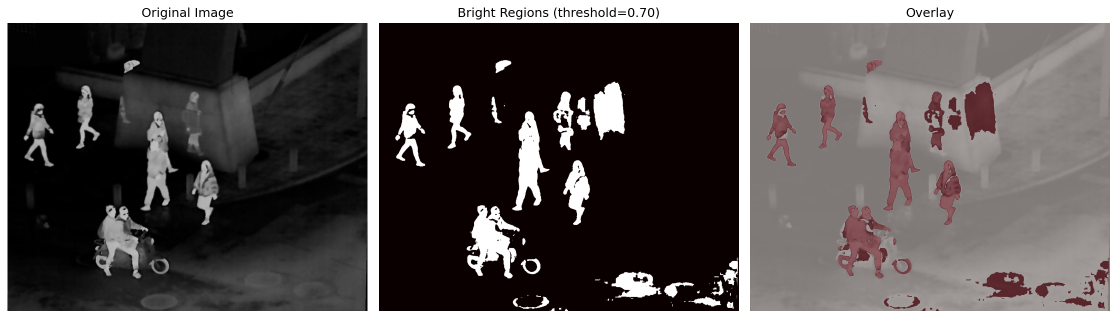
#> input picture model/test/pixel_analysis/bright_regions.png, 2235 x 637 px (shown at 1/2 size)
$ python add_noise.py ../model/test/pixel_analysis/bright_regions.png
#> lines starting #> are read from the running program, lines starting #| are printed output that depends on the picture
#!/usr/bin/env python3
# -*- coding: utf-8 -*-
"""
图像噪声添加工具
支持添加高斯噪声、椒盐噪声等
"""

import cv2
import numpy as np
import os
import sys
import argparse
from pathlib import Path


def add_gaussian_noise(image, mean=0, sigma=5):
    """
    为图像添加高斯噪声

    参数:
        image: 输入图像 (numpy array)
        mean: 噪声均值，默认为0
        sigma: 噪声标准差，控制噪声强度

    返回:
        noisy_image: 添加噪声后的图像
        noise: 噪声本身（用于可视化）
    """
    # 生成与图像相同形状的高斯噪声
    gaussian_noise = np.random.normal(mean, sigma, image.shape)

    # 添加噪声到图像
    noisy_image = image.astype(np.float32) + gaussian_noise

    # 裁剪到有效范围 [0, 255]
    noisy_image = np.clip(noisy_image, 0, 255).astype(np.uint8)

    return noisy_image, gaussian_noise


# [136 lines left out: functions add_salt_pepper_noise, add_poisson_noise, add_stripe_noise, add_mixed_stripe_noise, not called in this run]


def calculate_psnr(original, noisy):
    """
    计算PSNR (Peak Signal-to-Noise Ratio)

    参数:
        original: 原始图像
        noisy: 噪声图像

    返回:
        psnr: PSNR值（dB）
    """
    mse = np.mean((original.astype(np.float32) - noisy.astype(np.float32)) ** 2)
    if mse == 0:
        return float('inf')
    psnr = 10 * np.log10(255**2 / mse)
    return psnr


# [18 lines left out: function calculate_snr, not called in this run]


def visualize_noise(noise, output_path):
    """
    可视化噪声并保存（灰度图）

    参数:
        noise: 噪声数组
        output_path: 输出路径
    """
    # 将噪声归一化到 [0, 255] 用于显示
    # 噪声可能是负值，所以需要特殊处理
    noise_normalized = noise.copy()

    # 如果是彩色噪声，转换为灰度
    if len(noise.shape) == 3:
        noise_normalized = np.mean(noise_normalized, axis=2)

    # 归一化到 [0, 255]
    # 将噪声映射到 [0, 255]，中性灰为128（表示0噪声）
    noise_min = noise_normalized.min()
    noise_max = noise_normalized.max()

    if noise_max - noise_min > 0:
        # 将噪声范围映射到 [0, 255]，0值映射到128（中灰色）
        noise_vis = ((noise_normalized - noise_min) / (noise_max - noise_min) * 255).astype(np.uint8)
    else:
        noise_vis = np.ones_like(noise_normalized, dtype=np.uint8) * 128

    # 保存纯灰度噪声图
    cv2.imwrite(output_path, noise_vis)

    return noise_vis


def process_image(input_path, output_dir, noise_type='gaussian', **kwargs):
    """
    处理单张图像，添加噪声

    参数:
        input_path: 输入图像路径
        output_dir: 输出目录
        noise_type: 噪声类型 ('gaussian', 'salt_pepper', 'poisson')
        **kwargs: 噪声参数
    """
    # 读取图像
    print(f"\n正在处理: {input_path}")
    image = cv2.imread(input_path)

    if image is None:
        print(f"❌ 错误: 无法读取图像 {input_path}")
        return False

    print(f"✓ 图像大小: {image.shape[1]} x {image.shape[0]} pixels")

    # 根据噪声类型添加噪声
    noise_array = None  # 用于保存噪声数组

    if noise_type == 'gaussian':
        sigma = kwargs.get('sigma', 25)
        mean = kwargs.get('mean', 0)
        noisy_image, noise_array = add_gaussian_noise(image, mean, sigma)
        suffix = f"gaussian_sigma{sigma}"
        print(f"✓ 添加高斯噪声 (μ={mean}, σ={sigma})")

    elif noise_type == 'salt_pepper':
        salt_prob = kwargs.get('salt_prob', 0.01)
        pepper_prob = kwargs.get('pepper_prob', 0.01)
        noisy_image = add_salt_pepper_noise(image, salt_prob, pepper_prob)
        # 椒盐噪声通过差值计算
        noise_array = noisy_image.astype(np.float32) - image.astype(np.float32)
        suffix = f"salt_pepper_{salt_prob}_{pepper_prob}"
        print(f"✓ 添加椒盐噪声 (salt={salt_prob}, pepper={pepper_prob})")

    elif noise_type == 'poisson':
        noisy_image = add_poisson_noise(image)
        # 泊松噪声通过差值计算
        noise_array = noisy_image.astype(np.float32) - image.astype(np.float32)
        suffix = "poisson"
        print(f"✓ 添加泊松噪声")

    elif noise_type == 'stripe':
        stripe_intensity = kwargs.get('stripe_intensity', 20)
        stripe_width = kwargs.get('stripe_width', 1)
        direction = kwargs.get('direction', 'vertical')
        noisy_image, noise_array = add_stripe_noise(image, stripe_intensity, stripe_width, direction)
        suffix = f"stripe_i{stripe_intensity}_w{stripe_width}_{direction}"
        print(f"✓ 添加条纹噪声 (强度={stripe_intensity}, 宽度={stripe_width}, 方向={direction})")

    elif noise_type == 'mixed_stripe':
        stripe_intensity = kwargs.get('stripe_intensity', 20)
        stripe_width = kwargs.get('stripe_width', 1)
        gaussian_sigma = kwargs.get('gaussian_sigma', 5)
        stripe_ratio = kwargs.get('stripe_ratio', 0.7)
        noisy_image, noise_array = add_mixed_stripe_noise(
            image, stripe_intensity, stripe_width, gaussian_sigma, stripe_ratio
        )
        suffix = f"mixed_stripe_i{stripe_intensity}_g{gaussian_sigma}"
        print(f"✓ 添加混合噪声 (条纹强度={stripe_intensity}, 高斯σ={gaussian_sigma}, 条纹比例={stripe_ratio})")

    else:
        print(f"❌ 错误: 不支持的噪声类型 '{noise_type}'")
        return False

    # 创建输出目录
    os.makedirs(output_dir, exist_ok=True)

    # 生成输出文件名
    base_name = Path(input_path).stem
    output_name = f"{base_name}_noisy_{suffix}.png"
    output_path = os.path.join(output_dir, output_name)

    # 保存噪声图像
    cv2.imwrite(output_path, noisy_image)
    print(f"✓ 已保存噪声图像: {output_path}")

    # 保存噪声可视化
    if noise_array is not None:
        noise_vis_path = os.path.join(output_dir, f"{base_name}_noise_{suffix}.png")
        visualize_noise(noise_array, noise_vis_path)
        print(f"✓ 已保存噪声可视化: {noise_vis_path}")

    # 计算并显示质量指标
    psnr = calculate_psnr(image, noisy_image)
    print(f"✓ PSNR: {psnr:.2f} dB")

    # 创建对比图（包含噪声可视化）
    comparison_path = os.path.join(output_dir, f"{base_name}_comparison_{suffix}.png")
    create_comparison(image, noisy_image, noise_array, comparison_path, noise_type, kwargs)
    print(f"✓ 已保存对比图: {comparison_path}")

    return True


def create_comparison(original, noisy, noise_array, output_path, noise_type, params):
    """
    创建原图、噪声、噪声图的三图对比

    参数:
        original: 原始图像
        noisy: 噪声图像
        noise_array: 噪声数组
        output_path: 输出路径
        noise_type: 噪声类型
        params: 噪声参数
    """
    # 调整尺寸以便显示
    max_width = 2400
    h, w = original.shape[:2]

    if w > max_width // 3:
        scale = (max_width // 3) / w
        new_w = int(w * scale)
        new_h = int(h * scale)
        original = cv2.resize(original, (new_w, new_h))
        noisy = cv2.resize(noisy, (new_w, new_h))
    else:
        new_w, new_h = w, h

    # 创建噪声可视化
    if noise_array is not None:
        # 将噪声归一化为灰度图
        noise_vis_temp = noise_array.copy()
        if len(noise_vis_temp.shape) == 3:
            noise_vis_temp = np.mean(noise_vis_temp, axis=2)

        # 调整噪声图尺寸
        if noise_vis_temp.shape[:2] != (new_h, new_w):
            noise_vis_temp = cv2.resize(noise_vis_temp, (new_w, new_h))

        # 归一化到 [0, 255]
        noise_min = noise_vis_temp.min()
        noise_max = noise_vis_temp.max()
        if noise_max - noise_min > 0:
            noise_vis = ((noise_vis_temp - noise_min) / (noise_max - noise_min) * 255).astype(np.uint8)
        else:
            noise_vis = np.ones_like(noise_vis_temp, dtype=np.uint8) * 128

        # 转换为3通道灰度图以便拼接
        noise_gray = cv2.cvtColor(noise_vis, cv2.COLOR_GRAY2BGR)

        # 水平拼接三张图
        comparison = np.hstack([original, noise_gray, noisy])
    else:
        # 如果没有噪声数组，只拼接原图和噪声图
        comparison = np.hstack([original, noisy])

    # 添加文字标注
    font = cv2.FONT_HERSHEY_SIMPLEX
    font_scale = 0.8
    thickness = 2
    color = (0, 255, 0)

    # 原图标注
    cv2.putText(comparison, 'Original', (20, 40), font, font_scale, color, thickness)

    # 中间图标注（如果有噪声数组）
    if noise_array is not None:
        cv2.putText(comparison, 'Noise (colormap)', (new_w + 20, 40),
                    font, font_scale, color, thickness)
        third_col_offset = new_w * 2
    else:
        third_col_offset = new_w

    # 噪声图标注
    if noise_type == 'gaussian':
        text = f'Noisy (sigma={params.get("sigma", 25)})'
    elif noise_type == 'salt_pepper':
        text = f'Noisy (s={params.get("salt_prob", 0.01)}, p={params.get("pepper_prob", 0.01)})'
    elif noise_type == 'poisson':
        text = 'Noisy (Poisson)'
    else:
        text = 'Noisy'

    cv2.putText(comparison, text, (third_col_offset + 20, 40),
                font, font_scale, color, thickness)

    # 保存对比图
    cv2.imwrite(output_path, comparison)


# [35 lines left out: function batch_process, not called in this run]


def main():
    """主函数"""
    parser = argparse.ArgumentParser(
        description='图像噪声添加工具',
        formatter_class=argparse.RawDescriptionHelpFormatter,
        epilog="""
示例:
  # 添加高斯噪声（默认 sigma=25）
  python add_noise.py input.jpg -o output/

  # 指定噪声强度
  python add_noise.py input.jpg -o output/ --sigma 50

  # 添加椒盐噪声
  python add_noise.py input.jpg -o output/ --type salt_pepper --salt 0.02 --pepper 0.02

  # 添加条纹噪声（适合红外图像）
  python add_noise.py infrared.jpg -o output/ --type stripe --stripe_intensity 20 --stripe_width 1

  # 添加混合条纹噪声（条纹+高斯）
  python add_noise.py infrared.jpg -o output/ --type mixed_stripe --stripe_intensity 20 --gaussian_sigma 5

  # 批量处理目录
  python add_noise.py input_dir/ -o output_dir/ --batch --sigma 30

噪声强度参考:
  高斯噪声 sigma=10-20  : 轻度噪声
  高斯噪声 sigma=25-35  : 中度噪声
  高斯噪声 sigma=50+    : 重度噪声
  条纹噪声 intensity=10-20 : 轻度条纹
  条纹噪声 intensity=20-40 : 中度条纹
        """
    )

    parser.add_argument('input', nargs='?',
                        default='/data/1024whs_data/DeMMI-RF/Test/Multi-Task/alltask/LLVIP/visible/260009.jpg',
                        help='输入图像或目录路径')
    parser.add_argument('-o', '--output', default='./noisy_output',
                        help='输出目录 (默认: ./noisy_output)')
    parser.add_argument('--type', choices=['gaussian', 'salt_pepper', 'poisson', 'stripe', 'mixed_stripe'],
                        default='gaussian', help='噪声类型 (默认: gaussian)')
    parser.add_argument('--batch', action='store_true',
                        help='批量处理目录中的所有图像')

    # 高斯噪声参数
    parser.add_argument('--sigma', type=float, default=25,
                        help='高斯噪声标准差 (默认: 25)')
    parser.add_argument('--mean', type=float, default=0,
                        help='高斯噪声均值 (默认: 0)')

    # 椒盐噪声参数
    parser.add_argument('--salt', type=float, default=0.01,
                        help='盐噪声概率 (默认: 0.01)')
    parser.add_argument('--pepper', type=float, default=0.01,
                        help='椒噪声概率 (默认: 0.01)')

    # 条纹噪声参数
    parser.add_argument('--stripe_intensity', type=float, default=20,
                        help='条纹噪声强度 (默认: 20)')
    parser.add_argument('--stripe_width', type=int, default=1,
                        help='条纹宽度，单位像素 (默认: 1)')
    parser.add_argument('--direction', choices=['vertical', 'horizontal'],
                        default='vertical',
                        help='条纹方向 (默认: vertical)')

    # 混合条纹噪声参数
    parser.add_argument('--gaussian_sigma', type=float, default=5,
                        help='混合噪声中的高斯噪声标准差 (默认: 5)')
    parser.add_argument('--stripe_ratio', type=float, default=0.7,
                        help='混合噪声中条纹噪声的比例 0-1 (默认: 0.7)')

    args = parser.parse_args()

    print("=" * 60)
    print("图像噪声添加工具")
    print("=" * 60)

    # 检查输入路径
    if not os.path.exists(args.input):
        print(f"❌ 错误: 路径不存在 {args.input}")
        sys.exit(1)

    # 准备参数
    kwargs = {
        'sigma': args.sigma,
        'mean': args.mean,
        'salt_prob': args.salt,
        'pepper_prob': args.pepper,
        'stripe_intensity': args.stripe_intensity,
        'stripe_width': args.stripe_width,
        'direction': args.direction,
        'gaussian_sigma': args.gaussian_sigma,
        'stripe_ratio': args.stripe_ratio
    }

    # 处理
    if args.batch or os.path.isdir(args.input):
        batch_process(args.input, args.output, args.type, **kwargs)
    else:
        process_image(args.input, args.output, args.type, **kwargs)
#> in process_image, image is the input picture: shape (637, 2235, 3); mean B, G, R 83.5, 84, 89.4
#| ✓ 图像大小: 2235 x 637 pixels
#> in add_gaussian_noise, `noisy_image = image.astype(np.float32) + gaussian_noise`:
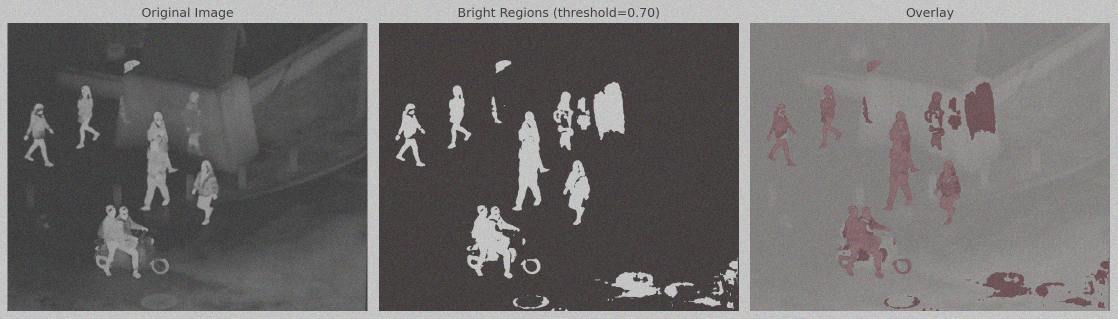
#> noisy_image: shape (637, 2235, 3) float64 (shown at 1/2 size); mean B, G, R 83.5, 84, 89.4; drawn with min black and max white
#> in process_image, `noisy_image, noise_array = add_gaussian_noise(image, mean, sigma)`:
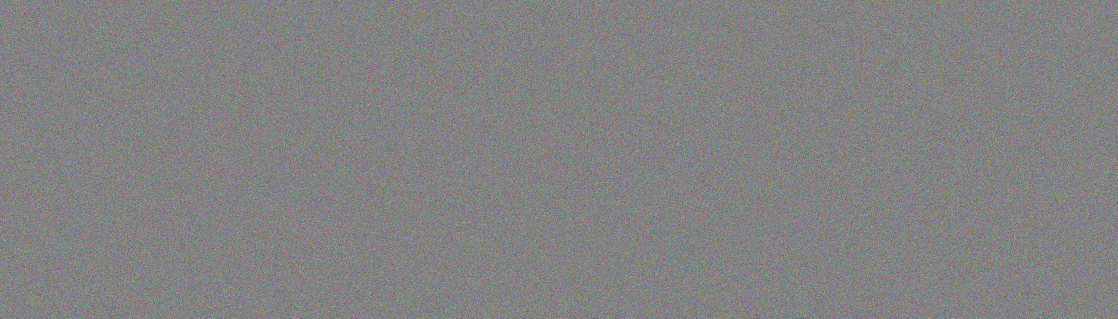
#> noise_array: shape (637, 2235, 3) float64 (shown at 1/2 size); mean B, G, R 0, 0, 0; drawn with min black and max white
#> in visualize_noise, `noise_min = noise_normalized.min()`: noise_min = -69.15
#> in visualize_noise, `noise_max = noise_normalized.max()`: noise_max = 68.04
#> in calculate_psnr, `mse = np.mean((original.astype(np.float32) - noisy.astype(np.float32))..`: mse = 445
#> in calculate_psnr, `psnr = 10 * np.log10(255**2 / mse)`: psnr = 21.65
#| ✓ PSNR: 21.65 dB
#> in create_comparison, `original = cv2.resize(original, (new_w, new_h))`:
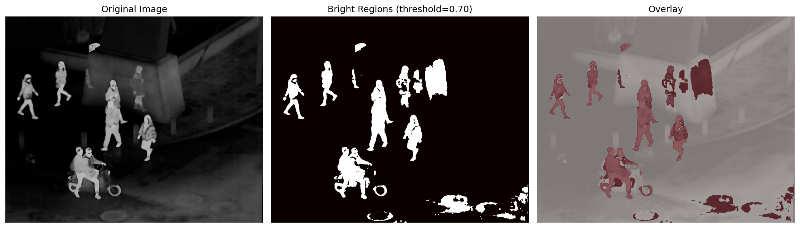
#> original: shape (228, 800, 3); mean of channels 0, 1, 2 83, 83.6, 89; drawn as B, G, R
#> in create_comparison, `noisy = cv2.resize(noisy, (new_w, new_h))`:
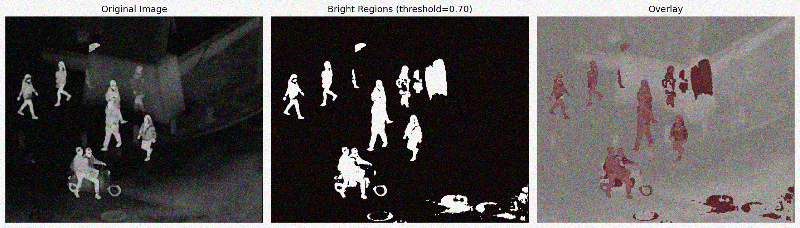
#> noisy: shape (228, 800, 3); mean of channels 0, 1, 2 85.1, 85.6, 89.9; drawn as B, G, R
#> in create_comparison, `noise_vis_temp = cv2.resize(noise_vis_temp, (new_w, new_h))`:
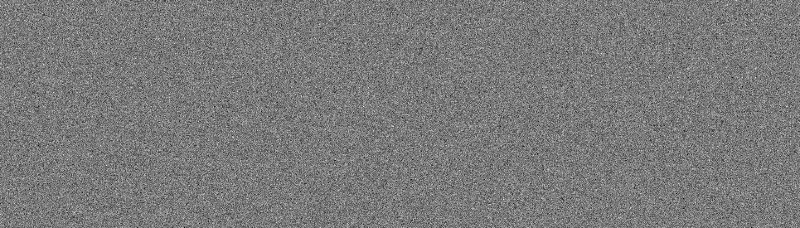
#> noise_vis_temp: shape (228, 800) float64; min -49.55, max 53.7, mean 0; drawn with min black and max white
#> in create_comparison, `noise_min = noise_vis_temp.min()`: noise_min = -49.55
#> in create_comparison, `noise_max = noise_vis_temp.max()`: noise_max = 53.7
#> in create_comparison, `comparison = np.hstack([original, noise_gray, noisy])`:
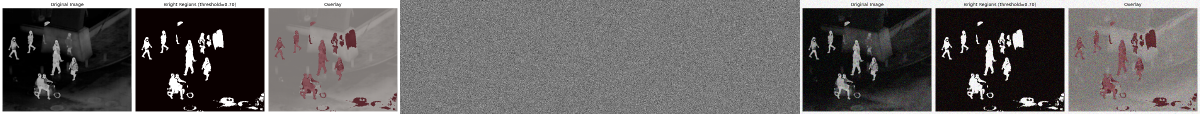
#> comparison: shape (228, 2400, 3) (shown at 1/2 size); mean of channels 0, 1, 2 96.7, 97, 100.3; drawn as B, G, R
#> in create_comparison, `cv2.putText(comparison, text, (third_col_offset + 20, 40), font, font_..`:
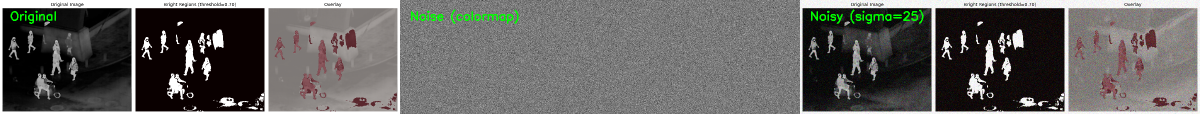
#> comparison: shape (228, 2400, 3) (shown at 1/2 size); mean of channels 0, 1, 2 96.3, 98.4, 99.9; drawn as B, G, R
        print("\n✓ 完成！")


if __name__ == "__main__":
    main()

$ run again, on model/test/pixel_analysis/methods_comparison.png
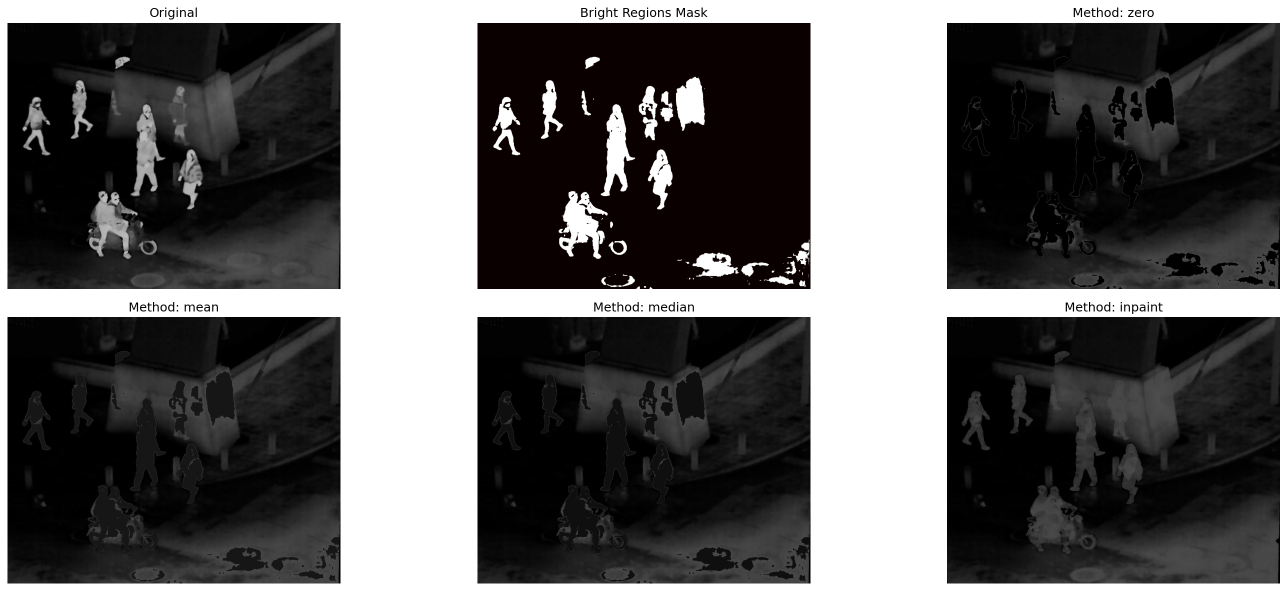
#> input picture model/test/pixel_analysis/methods_comparison.png, 2575 x 1182 px (shown at 1/2 size)
#> in process_image, image is the input picture: shape (1182, 2575, 3); mean B, G, R 92.8, 92.8, 93.9
#| ✓ 图像大小: 2575 x 1182 pixels
#> in visualize_noise, `noise_min = noise_normalized.min()`: noise_min = -75.26
#> in visualize_noise, `noise_max = noise_normalized.max()`: noise_max = 68.22
#> mse = 384.1
#> in calculate_psnr, `psnr = 10 * np.log10(255**2 / mse)`: psnr = 22.29
#| ✓ PSNR: 22.29 dB
#> in create_comparison, `noise_vis_temp = cv2.resize(noise_vis_temp, (new_w, new_h))`:
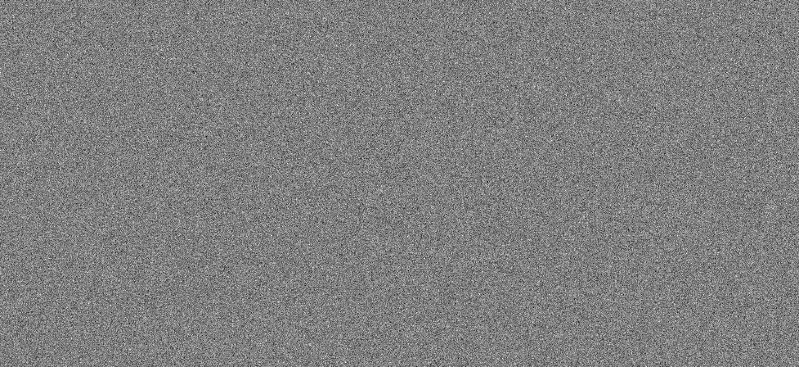
#> noise_vis_temp: shape (367, 799) float64; min -49.14, max 48.98, mean 0; drawn with min black and max white
#> in create_comparison, `noise_min = noise_vis_temp.min()`: noise_min = -49.14
#> in create_comparison, `noise_max = noise_vis_temp.max()`: noise_max = 48.98
#> in create_comparison, `cv2.putText(comparison, text, (third_col_offset + 20, 40), font, font_..`:
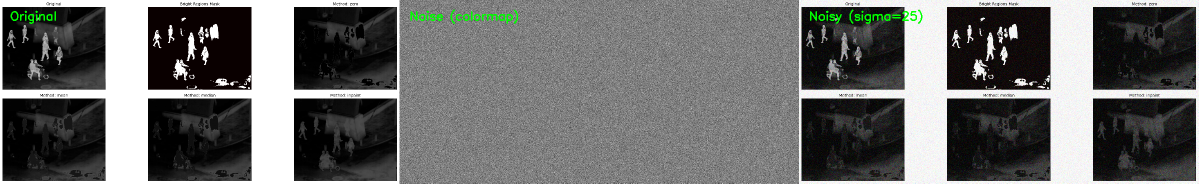
#> comparison: shape (367, 2397, 3) (shown at 1/2 size); mean of channels 0, 1, 2 104.3, 105.4, 104.8; drawn as B, G, R
